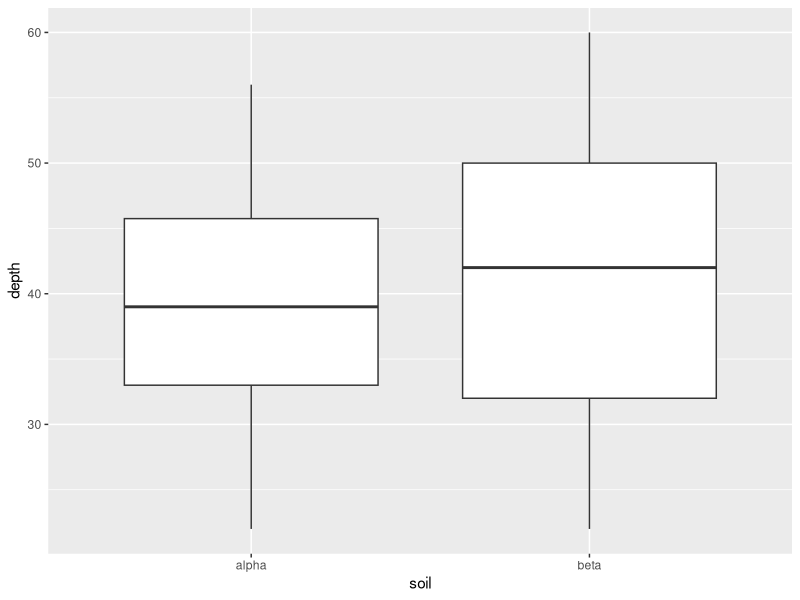
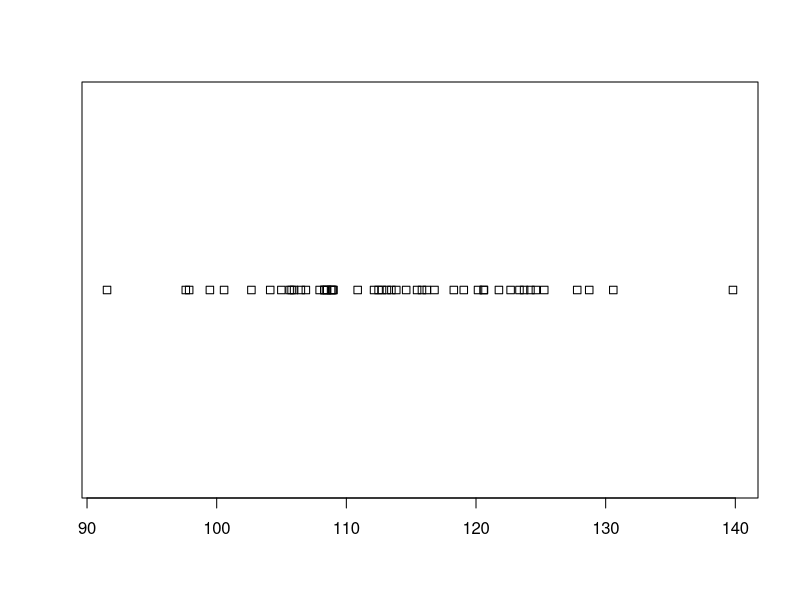
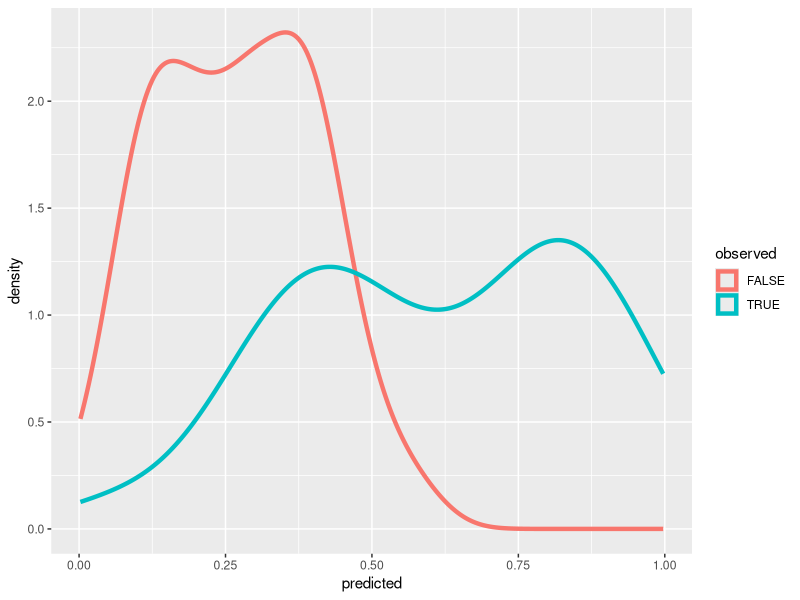

These charts were generated, in order, by the following R code:
## ---- chunk 1
library(ggplot2)

# set random seed, so that we all get the same results
set.seed(123)

# create a sample dataset with 10 values between 20 - 60
d1 <- data.frame(
  soil = "alpha",
  depth = sample(20:60, size = 10, replace = TRUE)
  )

# create a sample dataset with 100 values between 20 - 60
d2 <- data.frame(
  soil = "beta",
  depth = sample(20:60, size = 100, replace = TRUE)
  )

# combine d1 and d2
d3 <- rbind(d1, d2)

aggregate(depth ~ soil, data = d3, quantile)

# examine box plots
ggplot(d3, aes(x = soil, y = depth)) + geom_boxplot()
## ---- chunk 2

# calculate the mean of depth
m <- mean(d2$depth)
 
# subtract mean from each value and square (i.e. residuals)
d2$S <- (d2$depth - m)^2
 
#calculate overall sum of squares
SS <- sum(d2$S)
 
#calculate sample variance (length gives us the total number of sample/observations)
SS / (length(d2$depth) - 1)
## ---- chunk 3
aggregate(depth ~ soil, data = d3, var)
## ---- chunk 4
SE <- function(x) sd(x) / sqrt(length(x))

aggregate(depth ~ soil, data = d3, SE)
## ---- chunk 5
# this bootstrap is estimating the uncertainty associated with the variance of d2$depth
# an example of getting a confidence interval through bootstrapping (no assumption of a normal distribution)

# abbreviate our data to simply the commands
d <- d2$depth
n <- length(d)

# set number of iterations
N <- 50

# create a data frame to store the results
boot_stats <- data.frame(
  vars = numeric(N),
  means = numeric(N)
  )

# for each instance (i) in the set from 1 to N (50 in this case)
for (i in 1:N) {
  # create a new variable dB from each bootstrap sample of d
  boot.sample = sample(d, n, replace = TRUE) 
  boot_stats$means[i] = mean(boot.sample)
  boot_stats$vars[i] = var(boot.sample)
  }

quantile(boot_stats$vars)

stripchart(boot_stats$vars)


# Traditional Approach
ci <- c(
  # lower 5th
  l = mean(d) - 1.96 * sd(d) / sqrt(n),
  # upper 95th
  u = mean(d) + 1.96 * sd(d) / sqrt(n)
  )

# Compare Bootstrap to Confidence Interval
quantile(boot_stats$means, c(0.05, 0.95))

ci
## ---- chunk 6
### Numeric error metrics

### Linear model example

# Create a Ficticous Data-set
d_num <- data.frame(
  depth = 21:60 + rnorm(40, mean = 0, sd = 10),
  slope = 60:21
  )

num_lm <- lm(depth ~ slope, data = d_num, y = TRUE)

# R2
summary(num_lm)$r.squared

# or

predicted <- num_lm$fitted.values
observed <- num_lm$y

cor(predicted, observed)^2

# ME
mean(predicted - observed)

# RMSE
sqrt(mean((predicted - observed)^2))
## ---- chunk 7

# Create a Ficticous Data-set
r <- runif(175)
idx <- sample(which(r > 0.5), 75)
r <- r[-idx]

d_cat = data.frame(
  predicted = r, 
  observed  = (r + rnorm(100, sd = 0.2)) > 0.5
  )

# Compute Confusion Matrix
cm <- table(predicted = d_cat$predicted > 0.5, observed = d_cat$observed)
print(cm)

# or

library(caret)
confusionMatrix(cm, positive = "TRUE")


# Examine threshoold
ggplot(d_cat, aes(x = predicted, color = observed)) +
  geom_density(lwd = 1.5)


# Trade Precision for Sensitivity by Varying the Threshold 
cm <- table(predicted = d_cat$predicted > 0.4, observed = d_cat$observed)
confusionMatrix(cm, positive = "TRUE")

## ---- chunk 8
### Linear model example
# Create folds
folds <- createFolds(d_num$depth, k = 10)

# Cross validate
lm_cv <- lapply(folds, function(x) {
  train   = d_num[-x,]
  test    = d_num[x,]
  model   = lm(depth ~ ., data = train, y = TRUE)
  actual  = test$depth
  predict = predict(model, test)
  RMSE    = sqrt(mean((actual - predict)^2, na.rm = TRUE))
  R2      = cor(actual, predict, use = "pairwise")^2
  return(c(RMSE = RMSE, R2 = R2))
  }
  )

# Convert to a data.frame
lm_cv <- do.call(rbind, lm_cv)

# Summarize results
summary(lm_cv)
